Frame 1 (no input): blank canvas, image omitted
Frame 60 (no input): blank canvas, image omitted
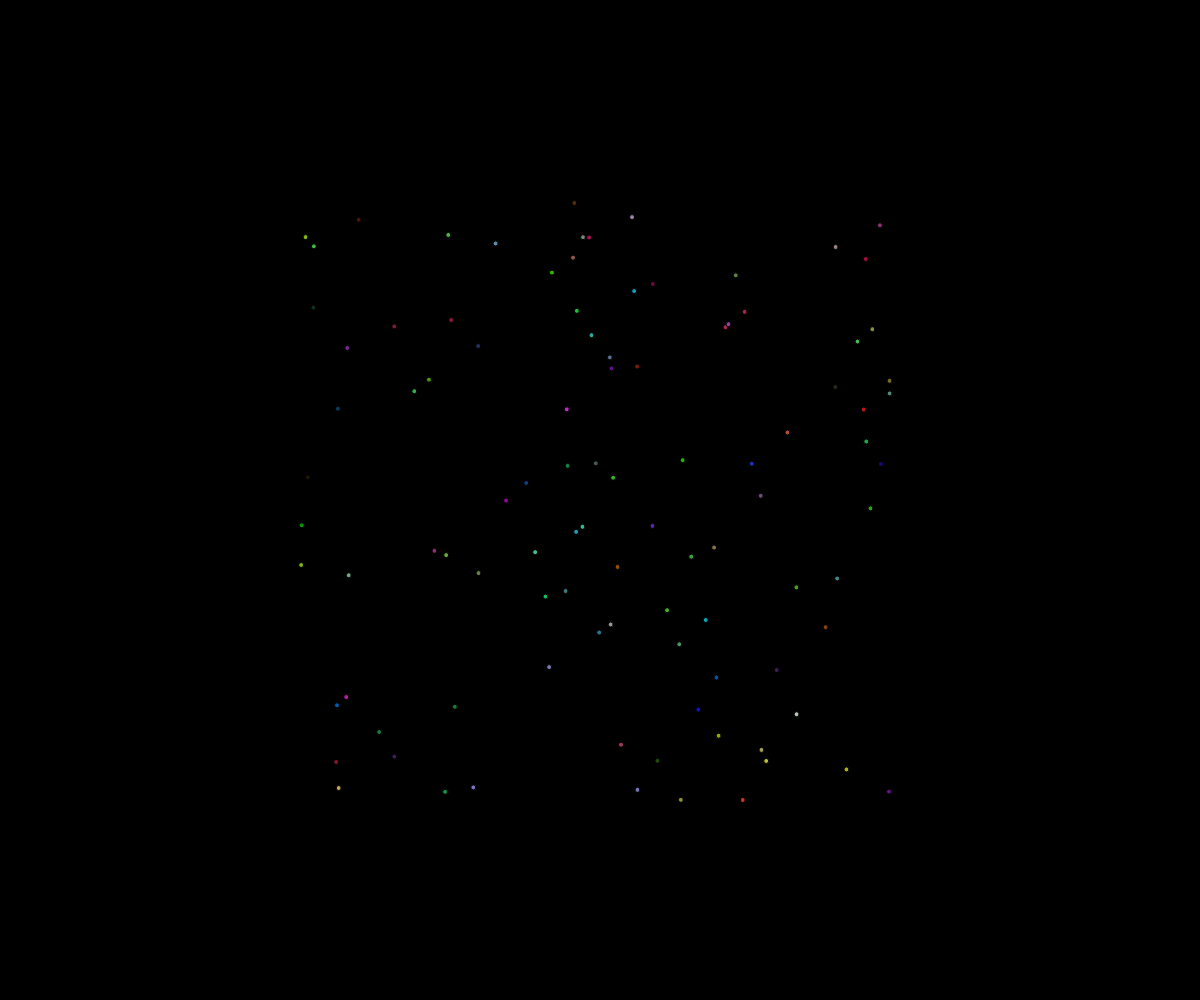
Frame 120 (the mouse pressed at the canvas centre since frame 60)

The p5.js sketch whose frames 1 and 60 were blank and that drew this single picture after the mouse press (run headless with seeded random() and noise() and a simulated clock; from frame 60 on, the mouse is pressed at the canvas centre):

// p5.js sketch
// ── sketch.js
// Fireworks oop

class Spark{
  constructor(x, y, dx, dy){
    this.x = x;
    this.y = y;
    this.dx = dx;
    this.dy = dy;
    this.r = random(255);
    this.g = random(255);
    this.b = random(255);
    this.alpha = 255; //opacity
    this.size = 5;
  }

  display(){
    noStroke;
    fill(this.r, this.g, this.b, this.alpha);
    circle(this.x, this.y, this.size);
  }

  update(){
    this.x += this.dx;
    this.y += this.dy;

    this.alpha --; //slowly become transparent
  }

  isDead(){
    return this.alpha <= 0;
  }
}

let fireworks = [];

function setup() {
  createCanvas(windowWidth, windowHeight);
}

function draw() {
  background("black");
  for (let i = fireworks.length - 1; i >= 0; i--){
    fireworks[i].update();
    fireworks[i].display();

    //remove if needed
    if (fireworks[i].isDead()){
      fireworks.splice(i, 1);
    }
  }
}

function spawnSpark(){
  let theSpark = new Spark(mouseX, mouseY, random(-5, 5), random(-5, 5));
  fireworks.push(theSpark);
}

function mousePressed(){
  for (let i = 0; i < 100; i++){
    spawnSpark();
  }
}
